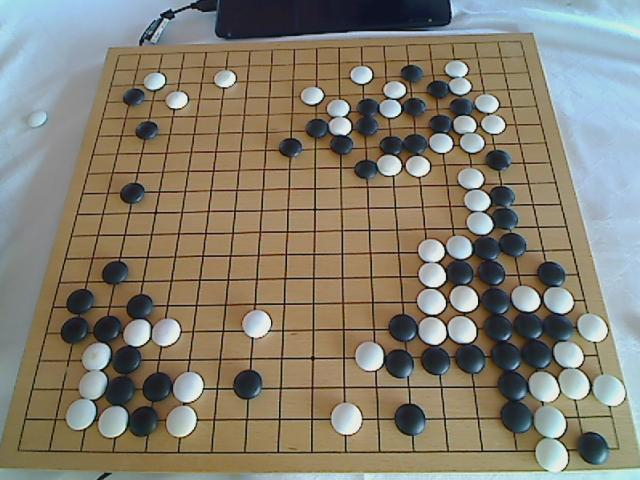
#> input picture examples/t2_100.jpg, 640 x 480 px
$ python main.py
#> lines starting #> are read from the running program, lines starting #| are printed output that depends on the picture; after the words box and inside, x2 and y2 are one past the last pixel; in counts of white or black regions, pixels touching at a corner belong together
from sklearn.cluster import KMeans
from skimage import io, filters, measure, draw
from skimage.feature import canny, corner_harris, corner_peaks
import numpy as np
import matplotlib.pyplot as plt
import cv2

#tl, tr, br, bl are top-left, top-right, bottom-right, bottom-left
#coordinates of the board rectangle
def find_stones(img, board_size, board_rect):
    (tl, tr, br, bl) = board_rect
    colors = np.zeros((board_size, board_size, 3))
    end = board_size-1
    src = np.array([(0,0), (0,end), (end,end), (end,0)], dtype="float32")
    dst = np.array([tl, tr, br, bl], dtype="float32")
    M = cv2.getPerspectiveTransform(src, dst)

    for i in range(board_size):
        #approximate field width for a row
        points = np.array([[[i, 0], [i, board_size-1]]], dtype="float32")
        warped = cv2.transform(points, M)
        left  = warped[0][0] / warped[0][0][2]
        right = warped[0][1] / warped[0][1][2]
        row = (right - left)
        width = np.sqrt(row[0]**2 + row[1]**2) / (board_size-1)
        for j in range(board_size):
            #TODO(piotr): [[[ugh]]]
            p = np.array([[[i, j]]], dtype="float32")
            p = cv2.transform(p, M)
            p = p[0][0] / p[0][0][2]
            rr, cc = draw.circle(p[0], p[1], .2*width, shape=img.shape)
            r = np.average(img[rr,cc,0])
            g = np.average(img[rr,cc,1])
            b = np.average(img[rr,cc,2])
            colors[i,j] = [r,g,b]
            img[rr,cc] = [255,255,255] #DEBUG, mark the test points

    colors_flat = colors.reshape(board_size*board_size,3)
    r = np.average(colors_flat[:,0])
    g = np.average(colors_flat[:,1])
    b = np.average(colors_flat[:,2])
    init = np.array([[0.,0.,0.], [r,g,b], [1.,1.,1.]])
    groups = KMeans(n_clusters = 3, init = init, n_init = 1)
    groups.fit(colors_flat)
    labels = groups.labels_.reshape(board_size,board_size)
    avg = [np.average(groups.cluster_centers_[i]) for i in range(3)]
    black = min(enumerate(avg), key=lambda x: x[1])
    white = max(enumerate(avg), key=lambda x: x[1])

    row = ['.'] * board_size
    result = [row.copy() for i in range(board_size)]
    for i in range(board_size):
        for j in range(board_size):
            if(labels[i,j] == black[0]):
                result[i][j] = 'B'
            if(labels[i,j] == white[0]):
                result[i][j] = 'W'
    return result

def print_board(board):
    for i in range(19):
        for j in range(19):
            print(board[i][j], end=' ')
        print('')


def test_find_stones_1():
    fig, ax = plt.subplots(1, 1, figsize=(30,20))
    img = io.imread('examples/t1_006.jpg')
    (height, width, colors) = img.shape
    tl = [125, 390]
    tr = [110, width-398]
    br = [height-150, width-435]
    bl = [height-140, 455]
    board = find_stones(img, 19, (tl, tr, br, bl))
    print_board(board)
    io.imshow(img)
    points = np.array([tl, tr, br, bl, tl])
    ax.plot(points[:,1], points[:,0], marker='o', markersize=30)
    plt.savefig('res.png')

def test_find_stones_2():
    fig, ax = plt.subplots(1, 1, figsize=(30,20))
    img = io.imread('examples/t3_004.jpg')
    (height, width, colors) = img.shape
    tl = [28, 142]
    tr = [20, width-92]
    br = [height-37, width-13]
    bl = [height-72, 28]
    board = find_stones(img, 19, (tl, tr, br, bl))
    print_board(board)

    io.imshow(img)
    points = np.array([tl, tr, br, bl, tl])
    ax.plot(points[:,1], points[:,0], marker='o', markersize=30)
    plt.savefig('res.png')

def test_find_stones_3():
    fig, ax = plt.subplots(1, 1, figsize=(30,20))
    img = io.imread('examples/t2_100.jpg')
#> img is the input picture: shape (480, 640, 3); mean R, G, B 133.2, 127.1, 112.3
    (height, width, colors) = img.shape
#> height = 480; width = 640; colors = 3
    tl = [53, 117]
    tr = [40, width-120]
#> tr = [40, 520]
    br = [height-32, width-20]
#> br = [448, 620]
    bl = [height-32, 18]
#> bl = [448, 18]
    board = find_stones(img, 19, (tl, tr, br, bl))
#> after the loop in find_stones, `for i in range(board_size):`:
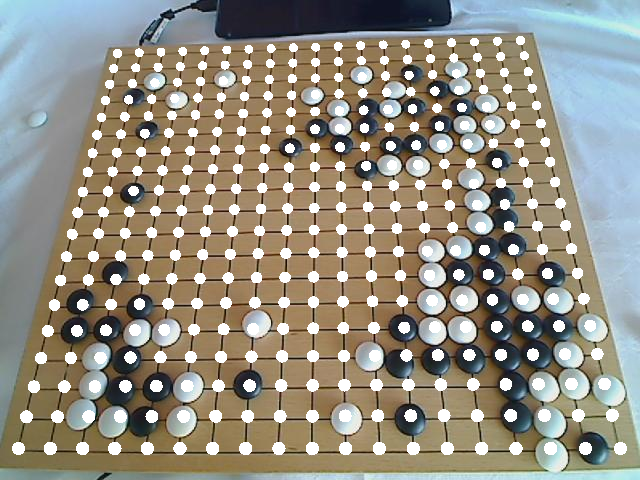
#> img: shape (480, 640, 3); 11.11% of pixels changed, all inside (x1, y1, x2, y2) = (12, 36, 627, 455)
#> in find_stones, `colors_flat = colors.reshape(board_size*board_size,3)`: colors_flat = 361 rows, first 8: [136.1, 119.5, 88.22], [136.3, 113.4, 81.46], [134.5, 114.9, 83.23], [134.5, 113.8, 81.32], [138.4, 112.8, 83.45], [137.1, 114.8, 79.84], [137.2, 111.9, 79.98], [137.4, 113.6, 83.68]
#> in find_stones, `r = np.average(colors_flat[:,0])`: r = 121.7
#> in find_stones, `g = np.average(colors_flat[:,1])`: g = 108.5
#> in find_stones, `b = np.average(colors_flat[:,2])`: b = 89.49
#> in find_stones, `init = np.array([[0.,0.,0.], [r,g,b], [1.,1.,1.]])`: init = [[0, 0, 0], [121.7, 108.5, 89.49], [1, 1, 1]]
#> in find_stones, `avg = [np.average(groups.cluster_centers_[i]) for i in range(3)]`: avg = [190.2, 103.4, 40.66]
#> in find_stones, `black = min(enumerate(avg), key=lambda x: x[1])`: black = (2, 40.66)
#> in find_stones, `white = max(enumerate(avg), key=lambda x: x[1])`: white = (0, 190.2)
#> board = 19 items
    print_board(board)
#> the loop in print_board, `for i in range(19):` made 19 passes
#| . . . . . . . . . . . . . . . . . . .
#| . . . . . . . . . . . . . . . . . . .
#| . . W . . W . . . . . W . B . W . . .
#| . B . W . . . . . W . . W . B W . . .
#| . . . . . . . . . . W B W B . B W . .
#| . . B . . . . . . B W B . . B W W . .
#| . . . . . . . . B . B . B B W W . . .
#| . . . . . . . . . . . B W W . . B . .
#> (further printed lines are left out)

    io.imshow(img)
    points = np.array([tl, tr, br, bl, tl])
    ax.plot(points[:,1], points[:,0], marker='o', markersize=30)
    plt.savefig('res.png')
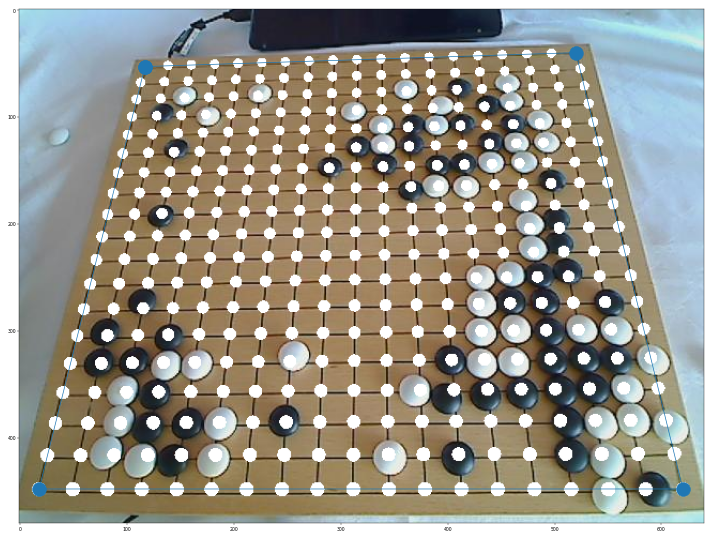
#> figure drawn by matplotlib, 1 panel

def test_peaks_detection():
    fig, ax = plt.subplots(1, 1, figsize=(30,20))
    img = io.imread('examples/t3_004.jpg', as_gray=True)
    img = canny(img)
    har = corner_harris(img)
    peaks = corner_peaks(har, min_distance=7)
    ax.plot(peaks[:, 1], peaks[:, 0], marker='o', linestyle='None', markersize=30)
    io.imshow(img)
    plt.savefig('res.png')

test_find_stones_3()
